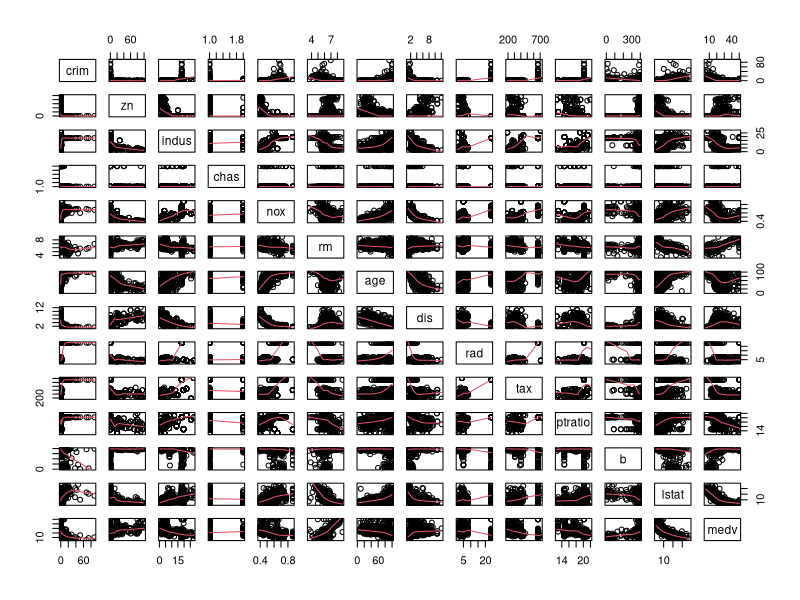
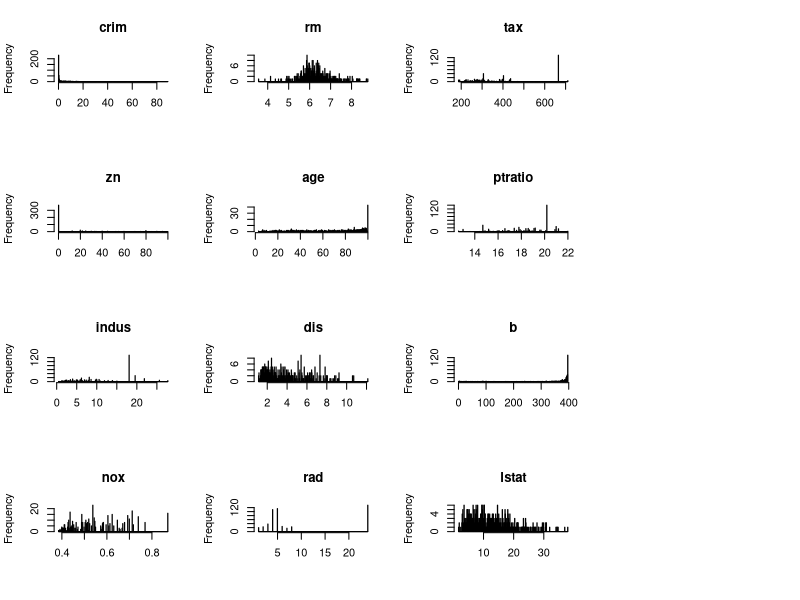
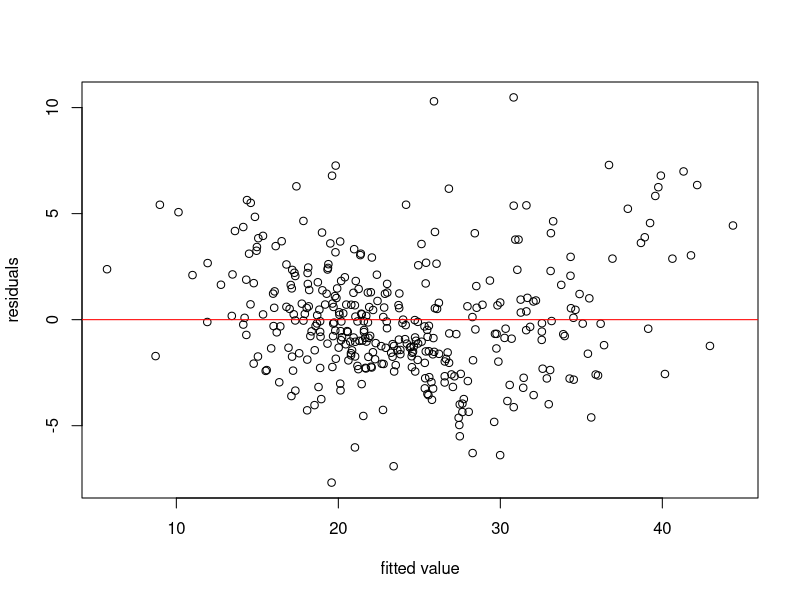
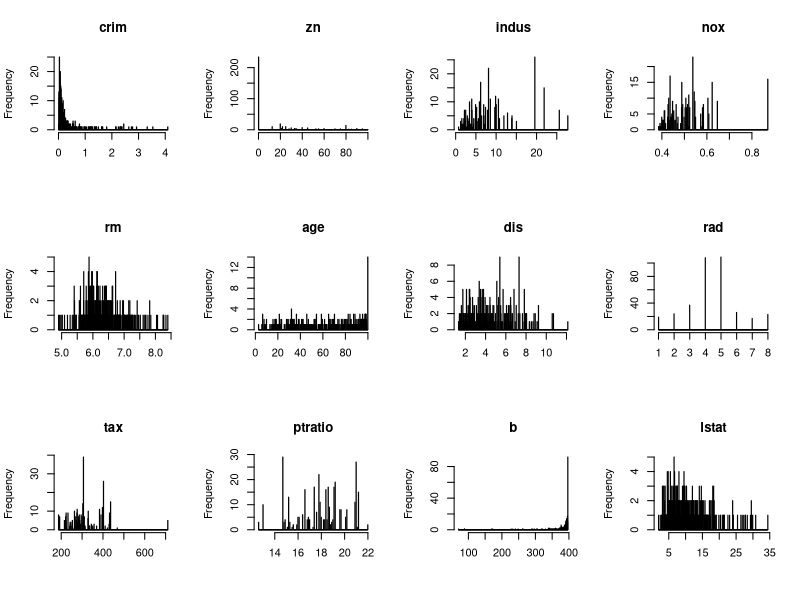
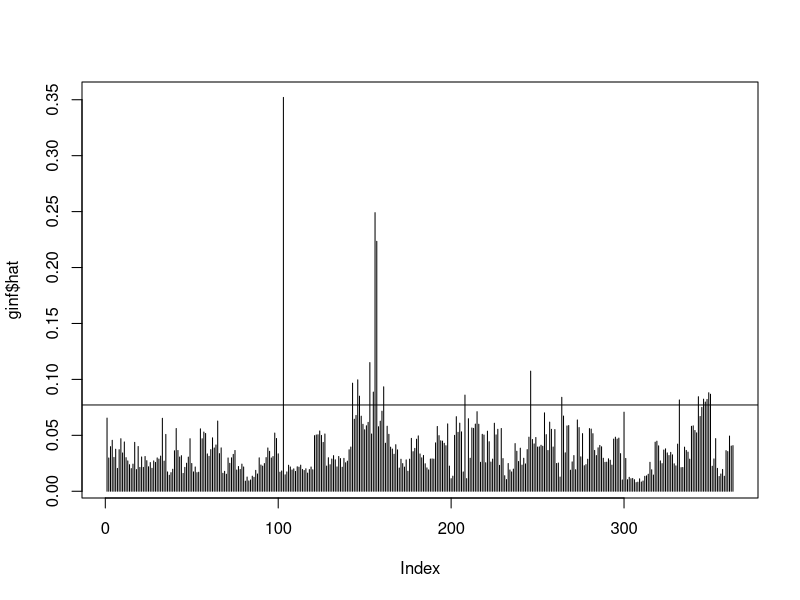
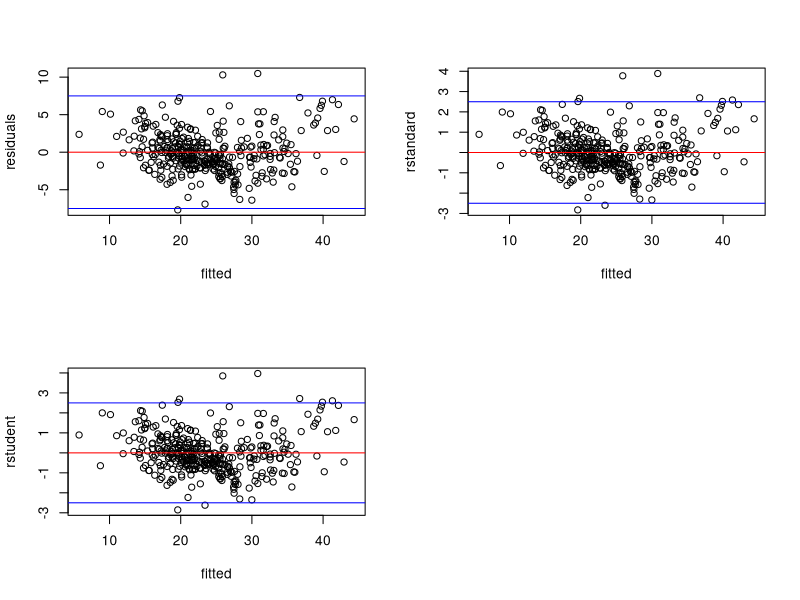
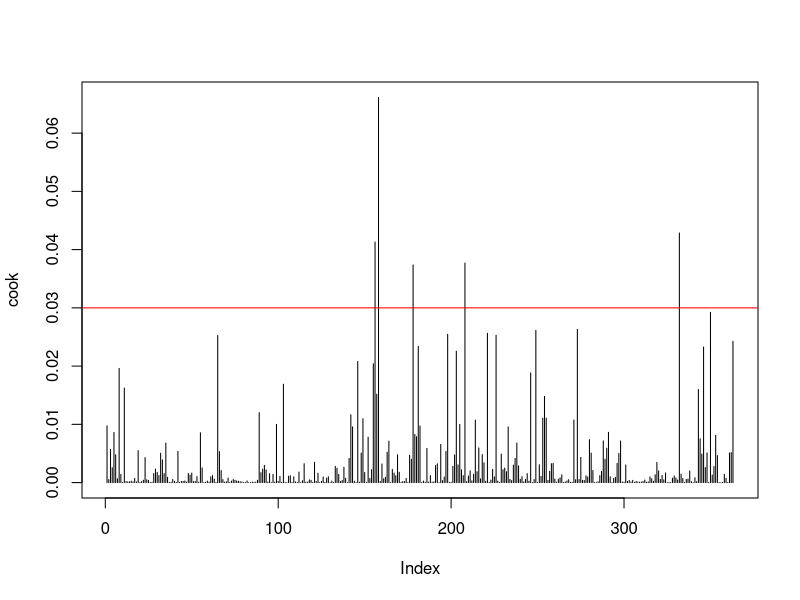
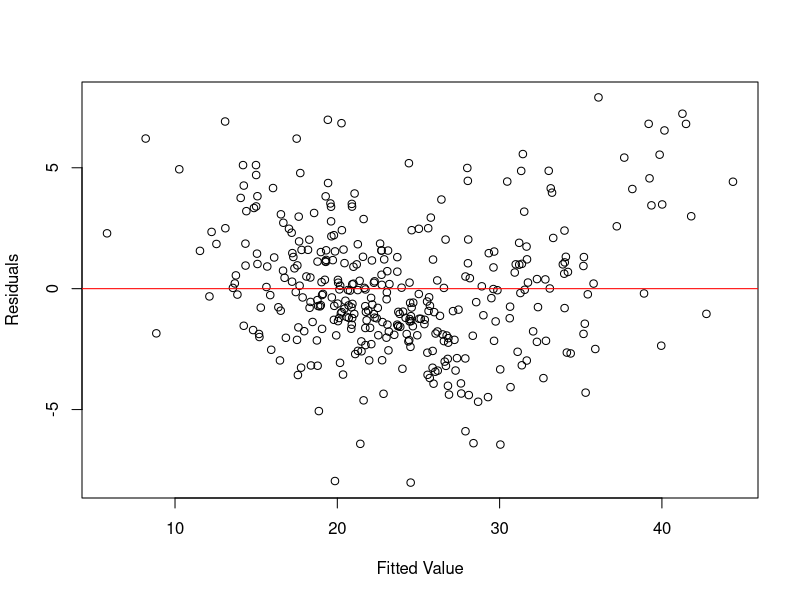

The R source for these figures, in order:
library(mlbench)
setwd("/Users/hongzheli/Desktop/sp15/stat151a/lecture/")

### Question: whether ``clean air'' had an influence on house prices.?

####split by tax.



### Taking the logarithm or raising the variables to the power of something smaller than 
###one helps to reduce the asymmetry. This is due to the fact that lower values move further
###away from each other, whereas the distance between greater values is reduced by these 
###transformations.

# We can use F-statistics to compare a model with its sub model:
data(BostonHousing)
help(BostonHousing)
head(BostonHousing)
names(BostonHousing)
dim(BostonHousing)  ## 506 14
par(mfrow = c(4, 4))
attach(BostonHousing)
pairs(BostonHousing, panel= panel.smooth)
for(i in c(1:3, 5:13))
{
  hist(BostonHousing[,i], xlab = "", main = names(BostonHousing)[i], breaks = 500)
}

#rad and tax specific 2 parts.!!!!
# crim zn indus chas nox rm age dis rad tax ptratio b lstat 

which(crim <= 10 & crim >= 0) # 381 405 406 411 415 419 split into 2 parts.

which(zn >= 0 & zn <= 10)

which(age >= 90 & age <= 100)

which(rad == 24) # 357-488
which(tax == 666) # 357-488
which((BostonHousing$b >=350) & (BostonHousing$b <= 400))
which(ptratio >= 20 & ptratio <= 21)
which(indus >= 17 & indus <= 20)

## split data into 357-488, and rest!
par(mfrow = c(1, 1))

dataH = BostonHousing[357:488,]
dataL = BostonHousing[-c(which(medv == 50),357:488),]
dim(dataL)
dim(dataH)
dataL
attach(dataL)
dim(BostonHousing)
names(BostonHousing)
Lmodel = lm(medv ~ log(crim) + zn + log(indus) + chas + nox + rm + age + dis + rad + tax + ptratio + log(dataL$b) + log(lstat))
plot(Lmodel$fitted,Lmodel$residuals, xlab = "fitted value", ylab = "residuals")
abline(h = 0, col = 'red')




#########outlier
par(mfrow = c(3,4))
for(i in c(1:3, 5:13))
{
  hist(dataL[,i], xlab = "", main = names(dataL)[i], breaks = 500)
}
par(mfrow = c(1,1))


which(crim > 3) # 143 144 156
which(nox > 0.8) # 143 144 145 146 147 148 149 150 151 152 153 154 155 156 157 160
which(tax > 600) # 346 347 348 349 350
which(ptratio >= 22) # 344 345
which(dataL$b <= 200) # 103 146 147 156 157
#probably outlier
probOut = c(143, 146, 147, 156, 157)

#leverage
ginf = influence(Lmodel)
ginf$hat
sum(ginf$hat)
plot(ginf$hat, type = "h")
n = nrow(dataL)
abline(h = 2*14/n)  ### 
hi.lev = which(ginf$hat > (2*14/n))
hi.lev  
# 103 143 146 147 153 155 156 157



#Standardized predicted residuals
par(mfrow = c(2,2))
plot(Lmodel$residual~Lmodel$fitted, xlab = "fitted", ylab = "residuals")
abline(h = 0, col = 'red')
abline(h = c(-7.5, 7.5), col = 'blue')
plot(rstandard(Lmodel)~Lmodel$fitted, xlab = "fitted", ylab = "rstandard")
abline(h = 0, col = 'red')
abline(h = c(-2.5, 2.5), col = 'blue')
plot(rstudent(Lmodel)~Lmodel$fitted, xlab = "fitted", ylab = "rstudent")
abline(h = 0, col = 'red')
abline(h = c(-2.5, 2.5), col = 'blue')

resH1 = which(abs(Lmodel$residuals) >= 7.5) # 158 178 363 
resH2 = which(abs(rstandard(Lmodel)) >= 2.5) # 8 158 178 181 221 226 249 332 363
resH3 = which(abs(rstudent(Lmodel)) >= 2.5) #  8 158 178 181 221 226 249 332 363 
resH1
resH2
resH3
par(mfrow = c(1,1))
#158 178 363 

#outliers using cooks.distance
cook = cooks.distance(Lmodel)
plot(cook, type = "h")
which(cook >= 0.03)
abline(h = 0.03, col = 'red')
#156 158 178 208 332

#156, 158, 178 is an outlier


##############variable selection.
library(leaps)
b = regsubsets(medv ~ log(crim) + zn + log(indus) + chas + nox + rm + age + dis + rad + tax + ptratio + log(dataL$b) + log(lstat), dataL, nvmax= 13)
rs = summary(b)
rs$which
names(rs)
rs$adjr2
#13
#  [1] 0.7518620 0.7817385 0.8099910 0.8219186 0.8355450 0.8420060 0.8464191 0.8491786 0.8522901 0.8527790
#[11] 0.8536162 0.8545800 0.8546494
#lm(medv ~ log(crim) + zn + log(indus) + chas + nox + rm + age + dis + rad + tax + ptratio + log(dataL$b) + log(lstat))
rs$cp
# > rs$cp
#[1] 257.28782 183.58333 114.30117  85.61607  52.92273  37.96680  28.10122  22.32407  15.72969  15.52949
#[11]  14.49493  13.16712  14.00000
#12
rs$bic
#[1] -495.1539 -536.8362 -582.2715 -600.9232 -624.9403 -634.6131 -640.0236 -641.7345 -644.4343 -640.7731
#[11] -637.9816 -635.5206 -630.8382
#9
#bic#lm(medv ~ log(indus) + rm + age + dis + rad + tax + ptratio + log(dataL$b) + log(lstat))
step(Lmodel, direction = "both")
#12
  #lm(medv ~ log(crim) + zn + log(indus) + chas + nox + rm + age + dis + tax + ptratio + log(dataL$b) + log(lstat))
#cross-validation
m1 = lm(medv ~ log(indus) + rm + age + dis + rad + tax + ptratio + log(dataL$b) + log(lstat))
m2 = lm(medv ~ log(crim) + zn + log(indus) + chas + nox + rm + age + dis + tax + ptratio + log(dataL$b) + log(lstat), data = dataL)
m3 = Lmodel

cv.scores = rep(-999, 3)
cv.scores[1] = sum((m1$residuals^2)/((1 - influence(m1)$hat)^2))
cv.scores[2] = sum((m2$residuals^2)/((1 - influence(m2)$hat)^2))
cv.scores[3] = sum((m3$residuals^2)/((1 - influence(m3)$hat)^2))
cv.scores
##smallest!
m1Adjusted1 = lm(medv ~ log(indus) + rm + age + dis + rad + tax + ptratio + log(dataL$b[-156]) + log(lstat), dataL[-156,])
m1Adjusted2 = lm(medv ~ log(indus) + rm + age + dis + rad + tax + ptratio + log(dataL$b[-158]) + log(lstat), dataL[-158,])
m1Adjusted3 = lm(medv ~ log(indus) + rm + age + dis + rad + tax + ptratio + log(dataL$b[-178]) + log(lstat), dataL[-178,])
summary(m1Adjusted1) # 0.8524
summary(m1Adjusted2) # 0.8567
summary(m1Adjusted3) # 0.8568
selectedModel = lm(medv ~ log(indus) + rm + age + dis + rad + tax + ptratio + log(dataL$b[-c(158, 178)]) + log(lstat), dataL[-c(158, 178),])
summary(m1)
summary(m2)
summary(m3)
summary(selectedModel) #0.8612
#outlier:158,178

###diagnostic!!!!!!



###1:check Error Assumption
plot(selectedModel$fitted, selectedModel$residuals,xlab="Fitted Value", ylab="Residuals")
abline(h = 0, col = 'red')
#This plot does not suggest any non-constant variance or nonlinearity

###2: Normality
library('car')
qqPlot(residuals(selectedModel))
qqnorm(residuals(selectedModel))
qqline(residuals(selectedModel))
###QQplot looks quite good except for the beginning and ending, which indicates that residuals are approximately normal
### sharpiro test gives p-value 0.3077 which is greater than 0.05. 
###3: Correlated Errors
acf(residuals(selectedModel), lag.max = 100)
### there is no cutoffs.


#########outlier again!!!!


which(crim > 3) # 143 144 156
which(nox > 0.8) # 143 144 145 146 147 148 149 150 151 152 153 154 155 156 157 160
which(tax > 600) # 346 347 348 349 350
which(ptratio >= 22) # 344 345
which(dataL$b <= 200) # 103 146 147 156 157
#probably outlier
probOut = c(143, 146, 147, 156, 157)

#leverage
ginf = influence(selectedModel)
ginf$hat
sum(ginf$hat)
plot(ginf$hat, type = "h")
n = nrow(body)
abline(h = 2*14/n)  ### 
hi.lev = which(ginf$hat > (2*14/n))
hi.lev  
# 103 156 157

#Standardized predicted residuals
par(mfrow = c(2,2))
plot(selectedModel$residual~selectedModel$fitted, xlab = "fitted", ylab = "residuals")
abline(h = 0, col = 'red')
abline(h = c(-6.5, 6.5), col = 'blue')
plot(rstandard(selectedModel)~selectedModel$fitted, xlab = "fitted", ylab = "rstandard")
abline(h = 0, col = 'red')
abline(h = c(-2.5, 2.5), col = 'blue')
plot(rstudent(selectedModel)~selectedModel$fitted, xlab = "fitted", ylab = "rstudent")
abline(h = 0, col = 'red')
abline(h = c(-2.5, 2.5), col = 'blue')

resH1 = which(abs(selectedModel$residuals) >= 6.5) # 8 185 204 210 229 234 257 283 343 506
resH2 = which(abs(rstandard(selectedModel)) >= 2.5) # 8 185 204 210 234 257 283 343 506
resH3 = which(abs(rstudent(selectedModel)) >= 2.5) #  8 185 204 210 229 234 257 283 343 506 
resH1
resH2
resH3
par(mfrow = c(1,1))
#8 185 204 210 234 257 283 343 506



#Standardized predicted residuals
jack = rstudent(Lmodel)
#Is subject 162 an outlier?
p = 13
n = nrow(dataL)
qt(0.05/(n*2), (n- p -2))
jack[probOut]
jack[156]


#outliers using cooks.distance
cook = cooks.distance(selectedModel)
plot(cook, type = "h")
which(cook >= 0.04)
abline(h = 0.04, col = 'red')
#156 206 215 330 343

#343 is a prob outlier
#refit model
finalModel = lm(medv ~ log(indus) + rm + age + dis + rad + tax + ptratio + log(dataL$b[-c(158, 178, 343)]) + log(lstat), dataL[-c(158, 178, 343),])
summary(finalModel)
#0.8617

### compare with full model

fullModel = lm(medv~., data = BostonHousing)
b = regsubsets(medv~., BostonHousing, nvmax = 13)
rs = summary(b)
rs$which
names(rs)
rs$adjr2
#11
#  [1] 0.7518620 0.7817385 0.8099910 0.8219186 0.8355450 0.8420060 0.8464191 0.8491786 0.8522901 0.8527790
#[11] 0.8536162 0.8545800 0.8546494
#lm(medv ~ log(crim) + zn + log(indus) + chas + nox + rm + age + dis + rad + tax + ptratio + log(dataL$b) + log(lstat))
rs$cp
# > 11
## crim + zn + chas1 + nox + rm + dis + rad + tax + ptratio + b + lstat

rs$bic
#[1] -495.1539 -536.8362 -582.2715 -600.9232 -624.9403 -634.6131 -640.0236 -641.7345 -644.4343 -640.7731
#[11] -637.9816 -635.5206 -630.8382
#9
#bic#lm(medv ~ log(indus) + rm + age + dis + rad + tax + ptratio + log(dataL$b) + log(lstat))
step(fullModel, direction = "both")
## medv ~ crim + zn + chas1 + nox + rm + dis + rad + 
#tax + ptratio + b + lstat
#11
#lm(medv ~ log(crim) + zn + log(indus) + chas + nox + rm + age + dis + tax + ptratio + log(dataL$b) + log(lstat))
cmp = lm(medv ~ crim + zn + chas + nox + rm + dis + rad + tax + ptratio + b + lstat, data = BostonHousing)
summary(cmp)
